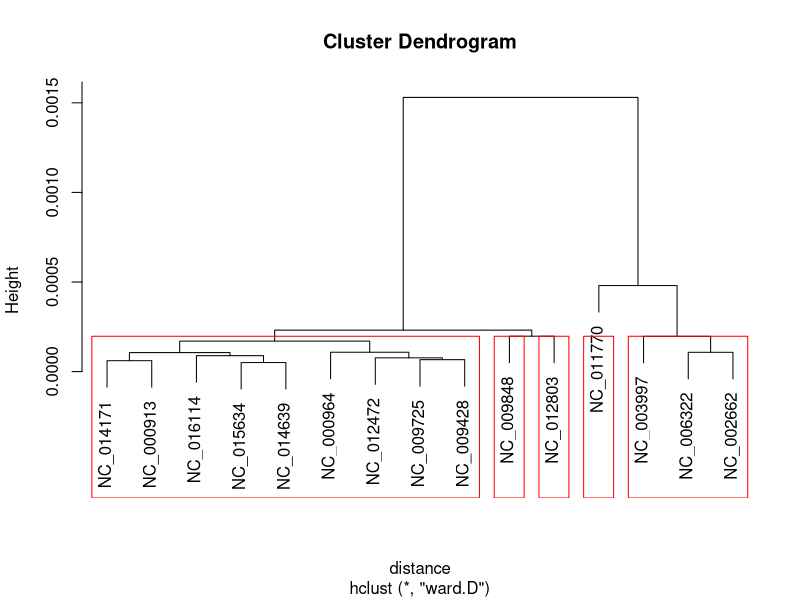

The R source for this figure:
dist_mat = read.table ('Distances_R.txt',TRUE,sep=';')
dist_mat =dist_mat [, 1:16]
file_names = names (dist_mat)
file_names=file_names [2:16]
library (data.table)
setattr(dist_mat , "row.names", file_names)
dist_mat =dist_mat [,2:16]
distance <- dist(dist_mat , method = "euclidean")
fit <- hclust(distance, method="ward.D")
plot(fit)
groups <- cutree(fit, k=5)
rect.hclust(fit, k=5, border="red")
